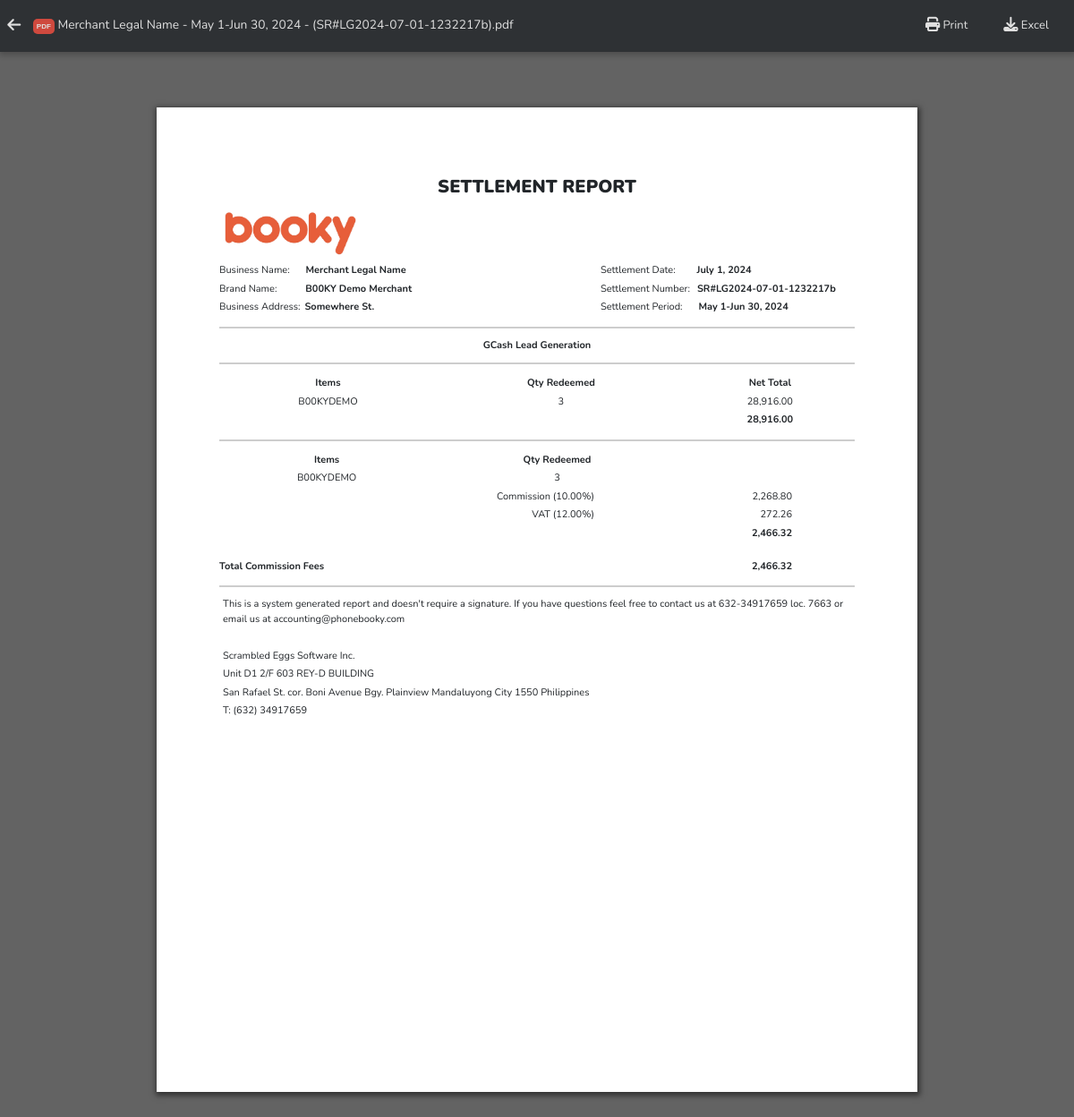
Screenshot of /merchant/reports/gcash_settlement_report.php?gcash_report_id=1232217b-36fa-11ef-8f86-0a002700000d with the database file from the repository.
### tables this page shows
CREATE TABLE `report_history_gcash_head` (
  `gcash_report_id` varchar(36) NOT NULL,
  `generated_by` varchar(36) DEFAULT NULL,
  `merchant_id` varchar(36) DEFAULT NULL,
  `merchant_business_name` varchar(255) DEFAULT NULL,
  `merchant_brand_name` varchar(255) DEFAULT NULL,
  `store_id` varchar(36) DEFAULT NULL,
  `store_business_name` varchar(255) DEFAULT NULL,
  `store_brand_name` varchar(255) DEFAULT NULL,
  `business_address` text NOT NULL,
  `settlement_period_start` date NOT NULL,
  `settlement_period_end` date NOT NULL,
  `settlement_date` varchar(30) NOT NULL,
  `settlement_number` varchar(25) NOT NULL,
  `settlement_period` varchar(30) NOT NULL,
  `total_amount` decimal(10,2) DEFAULT NULL,
  `commission_rate` varchar(10) DEFAULT NULL,
  `commission_amount` decimal(10,2) DEFAULT NULL,
  `vat_amount` decimal(10,2) DEFAULT NULL,
  `total_commission_fees` decimal(10,2) DEFAULT NULL,
  `created_at` timestamp NOT NULL DEFAULT current_timestamp(),
  `updated_at` timestamp NOT NULL DEFAULT current_timestamp()
);

CREATE TABLE `report_history_gcash_body` (
  `gcash_report_body_id` varchar(36) NOT NULL,
  `gcash_report_id` varchar(36) NOT NULL,
  `item` varchar(100) NOT NULL,
  `quantity_redeemed` int(11) NOT NULL,
  `net_amount` decimal(10,2) NOT NULL,
  `created_at` timestamp NOT NULL DEFAULT current_timestamp(),
  `updated_at` timestamp NOT NULL DEFAULT current_timestamp()
);

### merchant/reports/gcash_settlement_report.php (the view, shortened to what this page needs)
<?php
include('../../inc/config.php');
$gcash_report_id = isset($_GET['gcash_report_id']) ? $_GET['gcash_report_id'] : '';
function displayReportHistoryGcashBody($gcash_report_id) {
  include("../../inc/config.php");
  $sql = "SELECT * FROM report_history_gcash_body WHERE gcash_report_id = ?";
  $stmt = $conn->prepare($sql);
  $stmt->bind_param("s", $gcash_report_id);
  $stmt->execute();
  $result = $stmt->get_result();
  if ($result->num_rows > 0) {
      while ($row = $result->fetch_assoc()) {
          $netAmount = number_format($row['net_amount'], 2);
          echo "<tr>";
          echo "<td style='text-align:center;'>" . $row['item'] . "</td>";
          echo "<td style='text-align:center;'>" . $row['quantity_redeemed'] . "</td>";
          echo "<td style='text-align:center;'>" . $netAmount . "</td>";
          echo "</tr>";
      }
  }
}
function displayQuantity($gcash_report_id) {
  include("../../inc/config.php");
  $sql = "SELECT * FROM report_history_gcash_body WHERE gcash_report_id = ?";
  $stmt = $conn->prepare($sql);
  $stmt->bind_param("s", $gcash_report_id);
  $stmt->execute();
  $result = $stmt->get_result();
  if ($result->num_rows > 0) {
      while ($row = $result->fetch_assoc()) {
          echo "<tr>";
          echo "<td style='text-align:center;'>" . $row['item'] . "</td>";
          echo "<td style='text-align:center;'>" . $row['quantity_redeemed'] . "</td>";
          echo "</tr>";
      }
  }
}
$sql = "SELECT * FROM report_history_gcash_head WHERE gcash_report_id = ?";
$stmt = $conn->prepare($sql);
$stmt->bind_param("s", $gcash_report_id);
$stmt->execute();
$result = $stmt->get_result();
$data = $result->fetch_assoc();
$totalAmount = number_format($data['total_amount'], 2);
$commissionAmount = number_format($data['commission_amount'], 2);
$vatAmount = number_format($data['vat_amount'], 2);
$totalCommissionFees = number_format($data['total_commission_fees'], 2);
?>
<!DOCTYPE html>
<html>
<head>
  <link rel="stylesheet" href="https://stackpath.bootstrapcdn.com/bootstrap/5.0.0-alpha1/css/bootstrap.min.css">
  <link href="https://cdn.jsdelivr.net/npm/bootstrap@5.2.3/dist/css/bootstrap.min.css" rel="stylesheet">
</head>
<body>
<nav class="navbar navbar-expand-lg navbar-dark bg-dark pt-3 pb-3 pl-3 pr-3 fixed-top">
  <div class="container-fluid">
  <a class="navbar-brand" href="javascript:history.back()">
    <span style="margin-left:10px;font-size:8px;background-color:#EA4335;padding:4px;border-radius:5px;font-family:helvetica;font-weight:bold;">PDF</span>
    <?php echo htmlspecialchars($data['merchant_business_name']); ?> - <?php echo htmlspecialchars($data['settlement_period']); ?> - (<?php echo htmlspecialchars($data['settlement_number']); ?>).pdf
        </a>
    <div class="collapse navbar-collapse justify-content-end" id="navbarNav">
      <a class="print" id="print"  href="#"><i class="fa-solid fa-print fa-lg"></i> Print</a>
      <a class="downloadBtnExcel" id="downloadBtnExcel" onclick="exportToExcel()" href="#"><i class="fa-solid fa-download fa-lg"></i> Excel</a>
    </div>
  </div>
</nav>
  <div class="container" style="padding:70px;" id="content">
  <p style="text-align:center;font-size:20px;font-weight:900;">SETTLEMENT REPORT</p>
    <p class="text-right" style="font-weight:bold;font-size:40px;">
      <img src="../../images/booky2.png" alt="booky" width="150" height="50">
    </p>
    <table style="width:100% !important;">
    <tr >
          <td>Business Name: <span style="margin-left:15px;font-weight:bold;"><?php echo htmlspecialchars($data['merchant_business_name']); ?></span></td>
          <td style="width:40%;">Settlement Date: <span style="margin-left:21px;font-weight:bold;"><?php echo htmlspecialchars($data['settlement_date']); ?></span></td>
      </tr>
      <tr>
          <td>Brand Name: <span style="margin-left:29px;font-weight:bold;"><?php echo htmlspecialchars($data['merchant_brand_name']); ?></span></td>
          <td>Settlement Number: <span style="margin-left:5px;font-weight:bold;"><?php echo htmlspecialchars($data['settlement_number']); ?></span></td>
      </tr>
      <tr>
          <td>Business Address: <span style="margin-left:2px;font-weight:bold;"><?php echo htmlspecialchars($data['business_address']); ?></span></td>
          <td>Settlement Period: <span style="margin-left:15px;font-weight:bold;"><?php echo htmlspecialchars($data['settlement_period']); ?></span></td>
      </tr>
    </table>
    <hr style="border: 1px solid #3b3b3b;">
    <p style="text-align:center;font-weight:bold;">GCash Lead Generation</p>
    <hr style="border: 1px solid #3b3b3b;">
      <table id="example" style="width:100%;">
        <thead>
            <tr>
              <td style="text-align:center;font-weight:bold;">Items</td>
              <td style="text-align:center;font-weight:bold;">Qty Redeemed</td>
              <td style="text-align:center;font-weight:bold;">Net Total</td>
            </tr>
        </thead>
        <tbody id="dynamicTableBody">
              <?php displayReportHistoryGcashBody($gcash_report_id); ?>
        </tbody>
        <tfoot>
        <tr>
              <td style="text-align:center;font-weight:bold;"></td>
              <td style="text-align:center;font-weight:bold;"></td>
              <td style="text-align:center;font-weight:bold;"><?php echo $totalAmount; ?></td>
        </tr>
        </tfoot>
    </table>
    <hr style="border: 1px solid #3b3b3b;">
    <table id="example" style="width:100%;">
        <thead>
            <tr>
              <td style="text-align:center;font-weight:bold;">Items</td>
              <td style="text-align:center;font-weight:bold;">Qty Redeemed</td>
              <td style="text-align:center;font-weight:bold;width:27.5%;"></td>
            </tr>
        </thead>
        <tbody id="dynamicTableBody">
              <?php displayQuantity($gcash_report_id); ?>
        </tbody>
    </table>
<table style="width:100% !important;">
      <tr>
          <td style="width:31%;"></td>
          <td style="text-align:right;width:28%;">Commission (<?php echo htmlspecialchars($data['commission_rate']); ?>)</td>
          <td style="text-align:right;width:41%;padding-right:70px;"><?php echo $commissionAmount; ?></td>
      </tr>
      <tr>
          <td></td>
          <td style="text-align:right;width:24%;">VAT (12.00%)</td>
          <td style="text-align:right;padding-right:70px;"><?php echo $vatAmount; ?></td>
      </tr>
      <tr>
          <td></td>
          <td style="text-align:right;width:24%;"></td>
          <td style="text-align:right;font-weight:bold;padding-right:70px;"><?php echo $totalCommissionFees; ?></td>
      </tr>
    </table>
    <br>
    <table style="width:100% !important;">
      <tr>
          <td style="text-align:left;font-weight:bold;">Total Commission Fees</td>
          <td style="text-align:right;font-weight:bold;padding-right:70px;"><?php echo $totalCommissionFees; ?></td>
      </tr>
    </table>
    <hr style="border: 1px solid #3b3b3b;">
    <p>This is a system generated report and doesn't require a signature. If you have questions feel free to contact us at 632-34917659 loc. 7663 or email us at accounting@phonebooky.com</p>
    <br>
    <p>Scrambled Eggs Software Inc.	</p>
    <p>Unit D1 2/F 603 REY-D BUILDING	</p>
    <p>San Rafael St. cor. Boni Avenue Bgy. Plainview Mandaluyong City 1550 Philippines</p>
    <p>T: (632) 34917659	</p>
  </div>
</body>
</html>

### merchant/reports/gcash_settlement_report.php (style rules this page uses)
* { font-family: "Nunito", sans-serif; font-size: 11px; margin:0; padding:0; }
body { background-color: #636363; }
td { padding-top:2px; padding-bottom:2px; }
.container { background-color: #fff; box-shadow: 1px 2px 6px 2px rgba(0,0,0,0.50); -webkit-box-shadow: 1px 2px 6px 2px rgba(0,0,0,0.50); -moz-box-shadow: 1px 2px 6px 2px rgba(0,0,0,0.50); height:1100px; width:850px; margin-top:120px; margin-bottom:50px; }
#downloadBtn, #downloadBtnExcel, #print { padding: 8px 20px; background-color: transparent; color: #fff; border: none; cursor: pointer; font-size: 13px; text-decoration: none; }
nav { opacity:0.8; box-shadow: 1px 2px 6px 2px rgba(0,0,0,0.25); -webkit-box-shadow: 1px 2px 6px 2px rgba(0,0,0,0.25); -moz-box-shadow: 1px 2px 6px 2px rgba(0,0,0,0.25); }
p { padding:0px; margin:4px; }

### rows the page displays
report_history_gcash_head: merchant_business_name "Merchant Legal Name", settlement_period "May 1-Jun 30, 2024", settlement_number "SR#LG2024-07-01-1232217b", settlement_date "July 1, 2024", merchant_brand_name "B00KY Demo Merchant", business_address "Somewhere St.", total_amount "28,916.00", commission_rate "10.00%", commission_amount "2,268.80", vat_amount "272.26", total_commission_fees "2,466.32"
report_history_gcash_body: item "B00KYDEMO", quantity_redeemed "3", net_amount "28,916.00"
